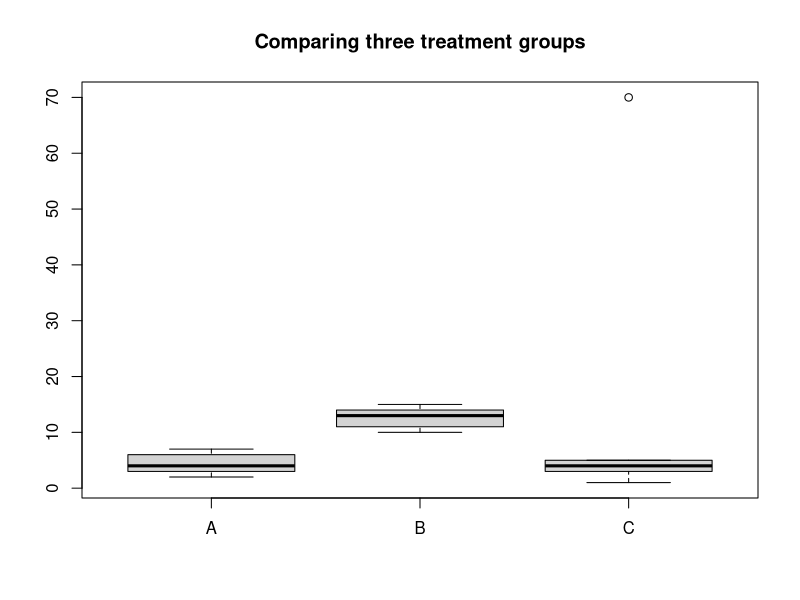

Write the R code that produced this figure.
## ---- chunk 1
knitr::opts_chunk$set(echo = TRUE)
## ---- chunk 2
data = data.frame("A" = c(6,4,3,7,2), "B" = c(10,11,15,14,13), "C" = c(1,4,3,5,70))
data
boxplot(data, main = "Comparing three treatment groups")
## ---- chunk 3
data = data.frame("treatment" = c(rep("A", 5), rep("B", 5), rep("C", 5)), "value" = c(6,4,3,7,2,10,11,15,14,13,1,4,3,5,70))
model = aov(value ~ treatment, data = data)
anova(model)
## ---- chunk 4
library(lsmeans)
lsm = lsmeans(model, "treatment")
contrast1 = c(1/2, 1/2, -1)
contrastList = list("1/2(tau_a+tau_b)-tau_c" = contrast1) 
contrast(lsm, contrastList)
## ---- chunk 5
data2 = data.frame("treatment" = c(rep("A", 5), rep("B", 5), rep("C", 5)), "value" = c(6,4,3,7,2,10,11,15,14,13,1,4,3,5,7))
model2 = aov(value ~ treatment, data = data2)
anova(model2)
## ---- chunk 6
# sig_A^2
var(c(6,4,3,7,2))
# sig_B^2
var(c(10,11,15,14,13))
# old sig_C^2
var(c(1,4,3,5,70))
# new sig_C^2
var(c(1,4,3,5,7))
